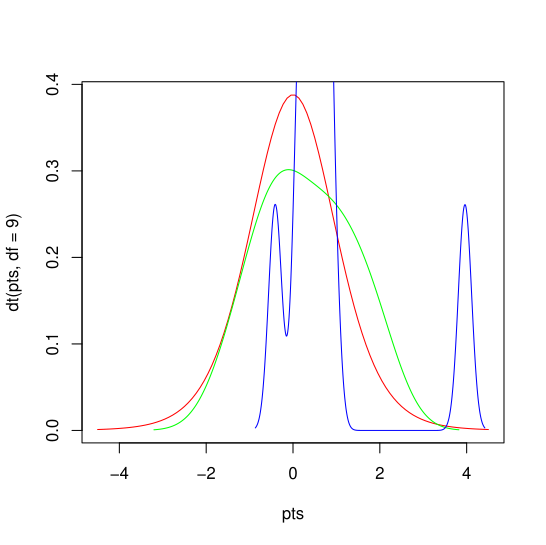

Generate this figure with R:
#Author:Jadon Edwards Date: 10/21/2025 Purpose:Calculate T-test

#Create some dummy dataset for 2 variables

x = rnorm(10)
y = rnorm(10)

#Create density plot
 
pts = seq(-4.5,4.5,length=100)
plot(pts,dt(pts,df=9),col='red',type='l')
lines(density(x), col='green')
lines(density(y), col='blue')

#Calculate T-test

ttest = t.test(x,y)

#print value

ttest

#Output



        Welch Two Sample t-test

data:  x and y
t = -0.97768, df = 17.85, p-value = 0.3413
alternative hypothesis: true difference in means is not equal to 0
95 percent confidence interval:
 -1.5468428  0.5647758
sample estimates:
mean of x mean of y 
0.2972889 0.7883223 
